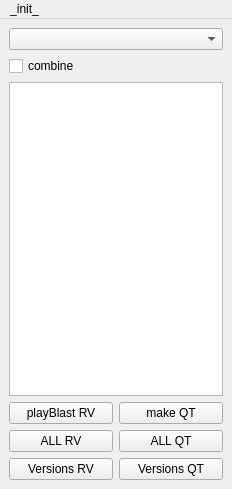
<?xml version="1.0" encoding="UTF-8"?>
<ui version="4.0">
 <class>dsPlayblast</class>
 <widget class="QMainWindow" name="dsPlayblast">
  <property name="geometry">
   <rect>
    <x>0</x>
    <y>0</y>
    <width>232</width>
    <height>489</height>
   </rect>
  </property>
  <property name="windowTitle">
   <string>MainWindow</string>
  </property>
  <widget class="QWidget" name="centralwidget">
   <layout class="QGridLayout" name="gridLayout_2">
    <item row="0" column="0">
     <layout class="QGridLayout" name="gridLayout">
      <item row="0" column="0" colspan="2">
       <widget class="QComboBox" name="User_CB"/>
      </item>
      <item row="1" column="0" colspan="2">
       <widget class="QCheckBox" name="checkBox">
        <property name="text">
         <string>combine</string>
        </property>
       </widget>
      </item>
      <item row="2" column="0" colspan="2">
       <widget class="QListWidget" name="Shots_LW">
        <property name="selectionMode">
         <enum>QAbstractItemView::MultiSelection</enum>
        </property>
       </widget>
      </item>
      <item row="3" column="0">
       <widget class="QPushButton" name="pb_B">
        <property name="text">
         <string>playBlast RV</string>
        </property>
       </widget>
      </item>
      <item row="3" column="1">
       <widget class="QPushButton" name="QT_B">
        <property name="text">
         <string>make QT</string>
        </property>
       </widget>
      </item>
      <item row="4" column="0">
       <widget class="QPushButton" name="pbAll_B">
        <property name="text">
         <string>ALL RV</string>
        </property>
       </widget>
      </item>
      <item row="4" column="1">
       <widget class="QPushButton" name="QT_All_B">
        <property name="text">
         <string>ALL QT</string>
        </property>
       </widget>
      </item>
      <item row="5" column="0">
       <widget class="QPushButton" name="pb_V_B">
        <property name="text">
         <string>Versions RV</string>
        </property>
       </widget>
      </item>
      <item row="5" column="1">
       <widget class="QPushButton" name="QT_V_B">
        <property name="text">
         <string>Versions QT</string>
        </property>
       </widget>
      </item>
     </layout>
    </item>
   </layout>
  </widget>
  <widget class="QMenuBar" name="menubar">
   <property name="geometry">
    <rect>
     <x>0</x>
     <y>0</y>
     <width>232</width>
     <height>28</height>
    </rect>
   </property>
   <widget class="QMenu" name="menu_init">
    <property name="title">
     <string>_init_</string>
    </property>
    <addaction name="action100"/>
    <addaction name="action75"/>
    <addaction name="action50"/>
   </widget>
   <addaction name="menu_init"/>
  </widget>
  <action name="action100">
   <property name="checkable">
    <bool>true</bool>
   </property>
   <property name="checked">
    <bool>true</bool>
   </property>
   <property name="text">
    <string>100%</string>
   </property>
  </action>
  <action name="action75">
   <property name="checkable">
    <bool>true</bool>
   </property>
   <property name="text">
    <string>75%</string>
   </property>
  </action>
  <action name="action50">
   <property name="checkable">
    <bool>true</bool>
   </property>
   <property name="text">
    <string>50%</string>
   </property>
  </action>
  <action name="actionCombine">
   <property name="text">
    <string>combine</string>
   </property>
  </action>
 </widget>
 <resources/>
 <connections/>
</ui>
